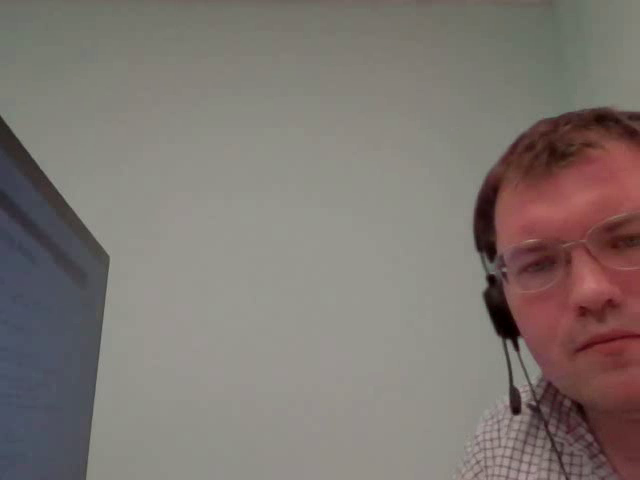
#> input picture frame 13 of LR5/motion1.mp4, 640 x 480 px, given in place of video.mp4, which was not available
$ python task3.py
#> lines starting #> are read from the running program, lines starting #| are printed output that depends on the picture
import cv2

cap = cv2.VideoCapture(r'.\LR1\src\video.mp4', cv2.CAP_ANY)

while True:
    ok, frame = cap.read()
#> frame is the input picture: shape (480, 640, 3); mean B, G, R 113.3, 118.1, 126.3

    if not ok: break

    frame = cv2.cvtColor(cv2.resize(frame, (320, 180)), cv2.COLOR_HLS2RGB)
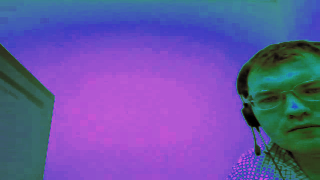
#> frame: shape (180, 320, 3); mean R, G, B 103, 85.9, 164.2

    cv2.imshow('Video', frame)

    if cv2.waitKey(1) & 0xFF == 27:
#> (key Esc is pressed here)
        break

$ run again, starting later in the video
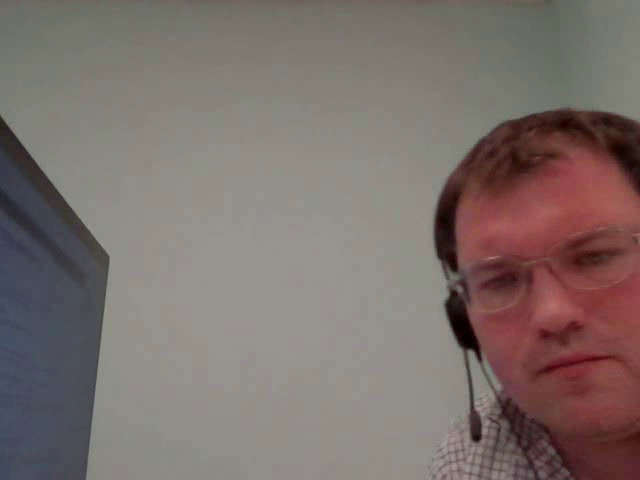
#> input picture frame 59 of LR5/motion1.mp4, 640 x 480 px, given in place of video.mp4, which was not available
#> frame is the input picture: shape (480, 640, 3); mean B, G, R 107.8, 112.2, 123.8
#> `frame = cv2.cvtColor(cv2.resize(frame, (320, 180)), cv2.COLOR_HLS2RGB)`:
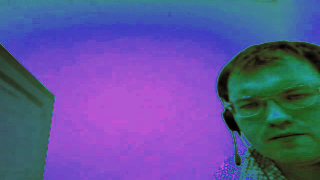
#> frame: shape (180, 320, 3); mean R, G, B 93.5, 84.9, 154

$ run again, starting later in the video
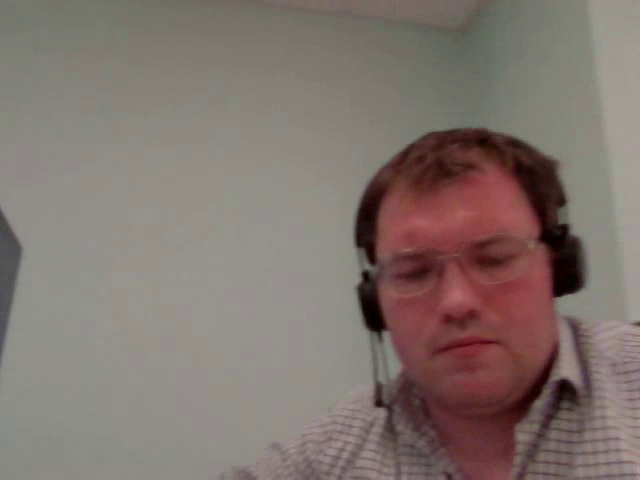
#> input picture frame 105 of LR5/motion1.mp4, 640 x 480 px, given in place of video.mp4, which was not available
#> frame is the input picture: shape (480, 640, 3); mean B, G, R 110.8, 116.5, 128.8
#> `frame = cv2.cvtColor(cv2.resize(frame, (320, 180)), cv2.COLOR_HLS2RGB)`:
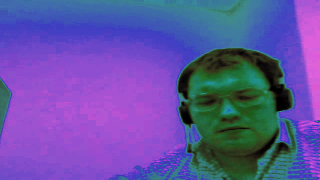
#> frame: shape (180, 320, 3); mean R, G, B 97.9, 82.7, 162.6
